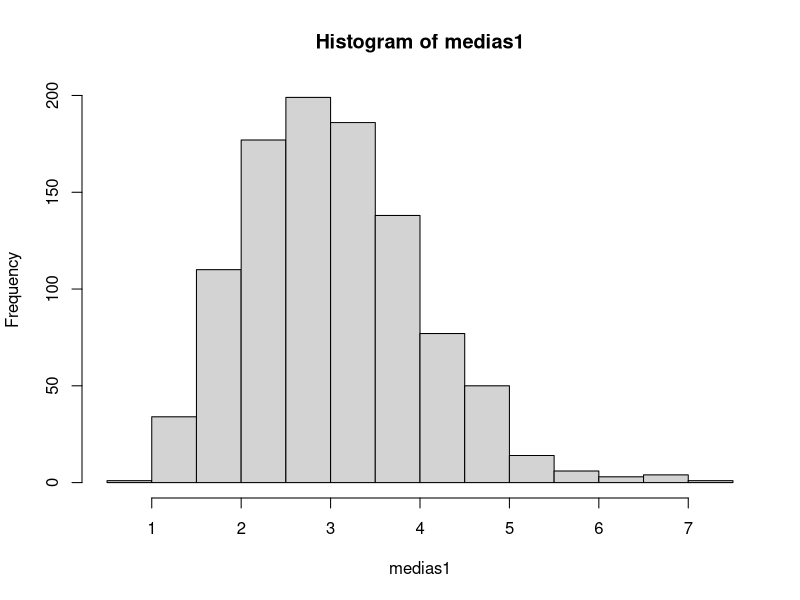
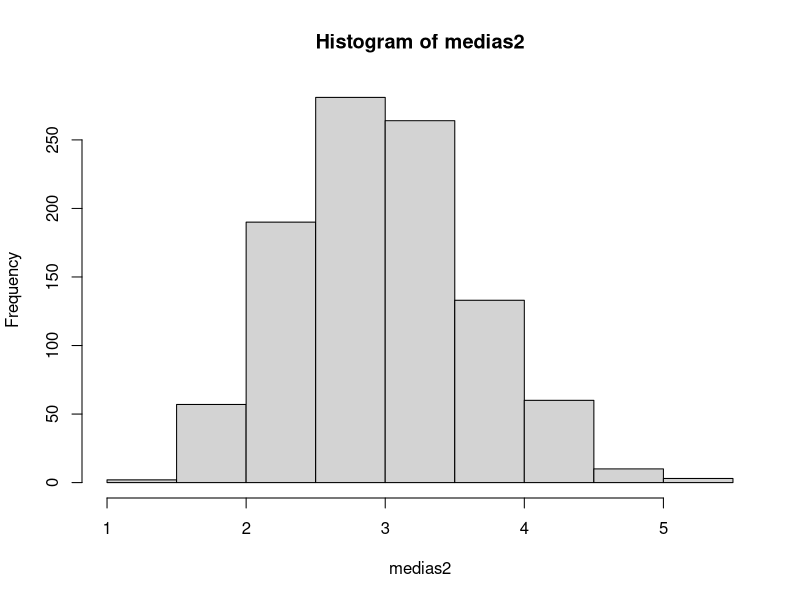
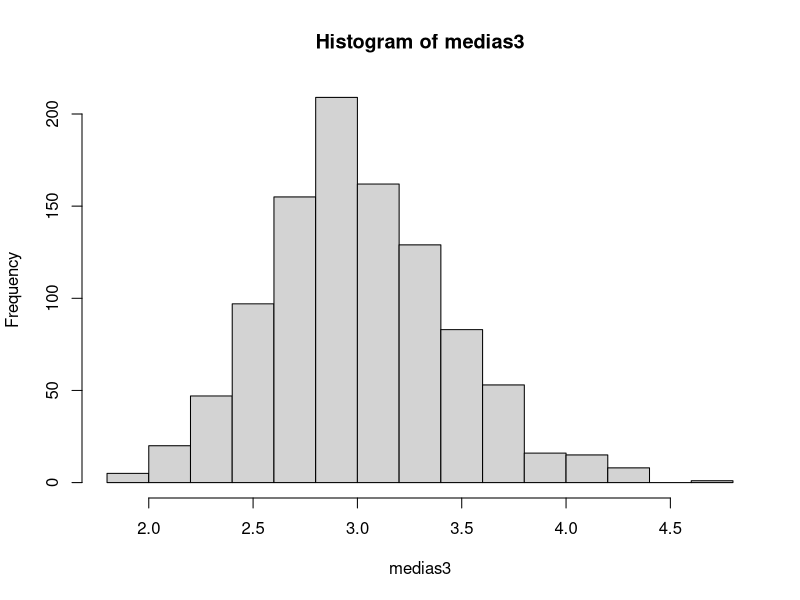
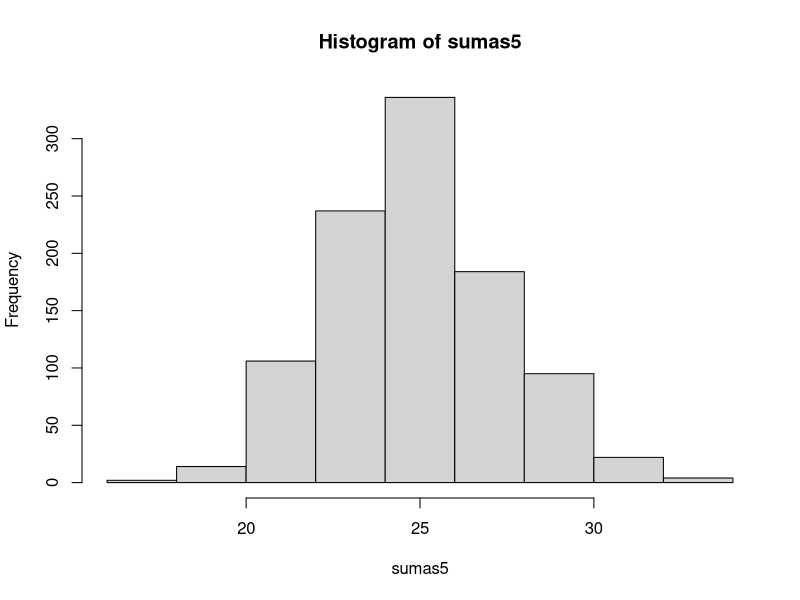
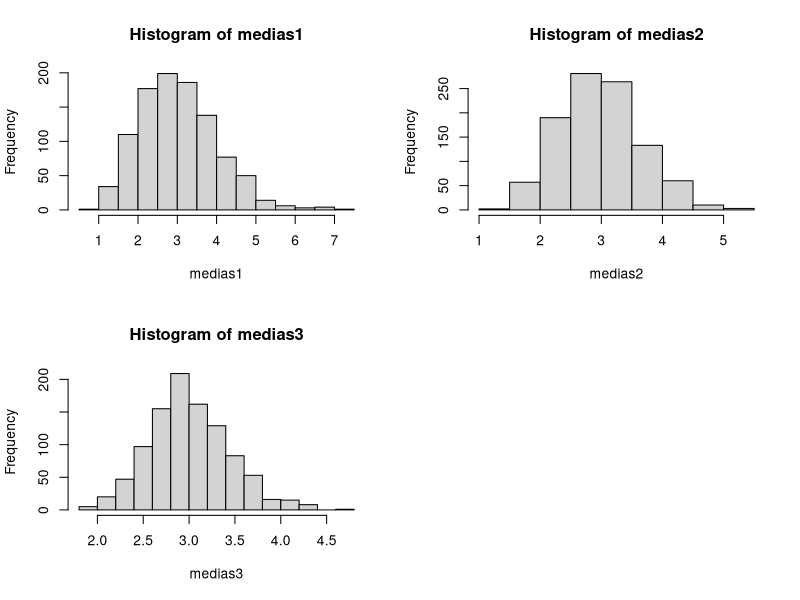

Write R code to recreate these figures, in order. (Note: this script raises an error after producing the figures.)
#ESMA 3016
#EAF/Noviembre 2014
#Lab17: Distribucion de medias y el teorema del limite Central
#Distribucion de medias mestrales de una exponencial
#Generacion de 1000 muestras de tamano 10 de una exponencial con lambda=1/3
#este exponecial tiene media igual a 1/lambda=3 , varianza=1/lambda^2=9, desv.est=3
muestras1=matrix(rexp(10000,1/3),ncol=10)
#Calculando las medias de cada una de las 1000 muestras
medias1=apply(muestras1,1,mean)
hist(medias1)
#Generacion de 1000 muestras de tamano 20 de una exponencial con lambda=1/3
muestras2=matrix(rexp(20000,1/3),ncol=20)
#Calculando las medias de cada una de las 1009 muestras
medias2=apply(muestras2,1,mean)
hist(medias2)
#Generacion de 1000 muestras de tamano 50 de una exponencial con lambda=1/3
muestras3=matrix(rexp(50000,1/3),ncol=50)
#Calculando las medias de cada una de las 1000 muestras
medias3=apply(muestras3,1,mean)
hist(medias3)
#Generacion de 1000 muestras de tamano 100 de una exponencial con lambda=1/3
muestras5=matrix(rexp(100000,4),ncol=100)
#Calculando las medias de cada una de las 1000 muestras
sumas5=apply(muestras5,1,sum)
hist(sumas5)
#Calculando la media de las medias
mean(sumas5)
#Notar que la media de las medias esta cerca 3
sd(sumas5)
#Notar que la desviacion estandar de las medias esta cerca 3/sqrt(100)=.3
par(mfrow=c(2,2))
hist(medias1)
hist(medias2)
hist(medias3)
hist(medias4)
#Teorema del Limite Central: De Moivre(1738), Laplace(1812), Liapunov(1902)
#La media de muestras aleatorias de tamano n extraida de una distribucion que tiene media mu
#y varianza sigma^2 se distribuyen aproximadamente en forma normal con media mu  y varianza sigma^2/n
#Ejemplo: La Poisson tiene media  y varianza igual a lambda. Entinces las media de muestras de tamano
# n se distribuiran aproximadamente con media lambda y varianza lambda/n  






